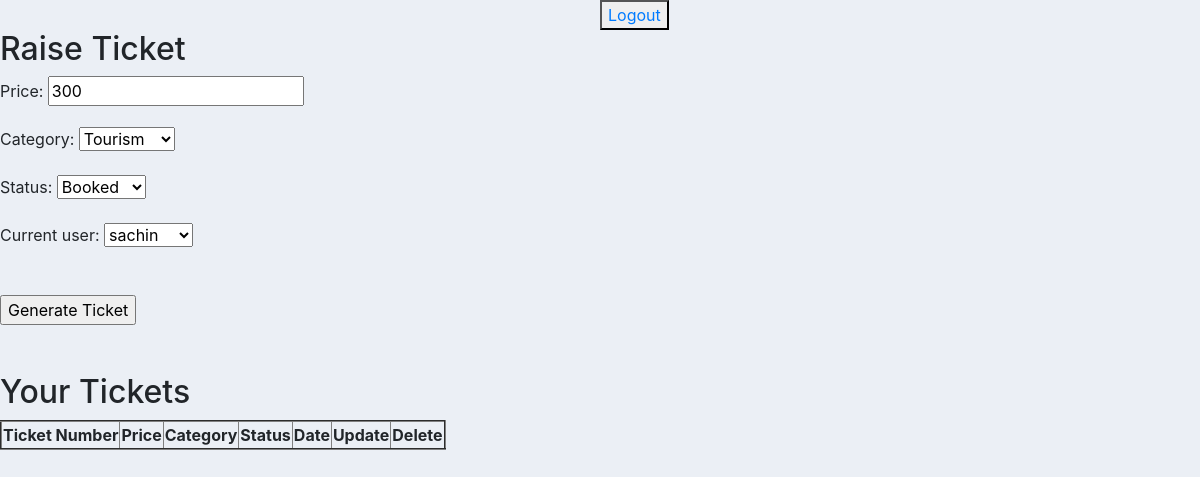
Screenshot of /tick/user_update/6/ (signed in) with the database file from the repository.
### ticketapp/models.py (models this page shows)
class Ticket(models.Model):
    CATEGORY = (
        ('Travelling', 'Travelling'),
        ('Movie', 'Movie'),
        ('Tourism', 'Tourism')
    )
    STATUS = (
        ('Pending', 'Pending'),
        ('Booked', 'Booked'),
        )
    price = models.CharField(max_length=32)
    category = models.CharField(max_length=200, null=True, choices=CATEGORY)
    status = models.CharField(max_length=200, null=True, choices=STATUS)
    date = models.DateField(auto_now_add=True)
    current_user = models.ForeignKey(User,on_delete=models.CASCADE)

### ticketapp/views.py (the view)
# urls.py: path('user_update/<int:id>/',views.user_update_view,name='update_user'),
@login_required(login_url='login')
def user_update_view(request, id):
    tik = Ticket.objects.get(id=id)
    form = TicketForm(instance=tik)
    if request.method == 'POST':
        form = TicketForm(request.POST, instance=tik)
        if form.is_valid():
            form.save()
            return redirect('home')
    template_name = 'ticketapp/home.html'
    context = {'form': form}
    return render(request, template_name, context)

### ticketapp/forms.py
class TicketForm(forms.ModelForm):
    class Meta:
        model = Ticket
        fields = '__all__'

### templates/ticketapp/home.html (shortened to what this page needs)
{% include 'base.html' %}
{% block content %}
<span>
    <button style="margin-left: 50%;">
        <a href="{% url 'logout' %}">Logout</a>
    </button>
</span>
  <h2>Raise Ticket</h2>
    {% if user.is_authenticated %}
        <div>
            <form method="post">
                 {{form.as_p}}
        <br>
                <input type="submit" value="Generate Ticket">
            </form>
        </div>
        <div>
            <table border="2px">
                <tr>
                    <th>Ticket Number</th>
                    <th>Price</th>
                    <th>Category</th>
                    <th>Status</th>
                    <th>Date</th>
                    <th>Update</th>
                    <th>Delete</th>
                </tr>
                <h2>Your Tickets</h2>
        </table>
        </div>
    {% endif %}
{% endblock %}

### static/ticketapp/main.css (style rules this page uses)
body { background-color: #ebeff5; }

### rows the page displays
Ticket: price "300", category "Tourism", status "Booked", current_user "sachin"
